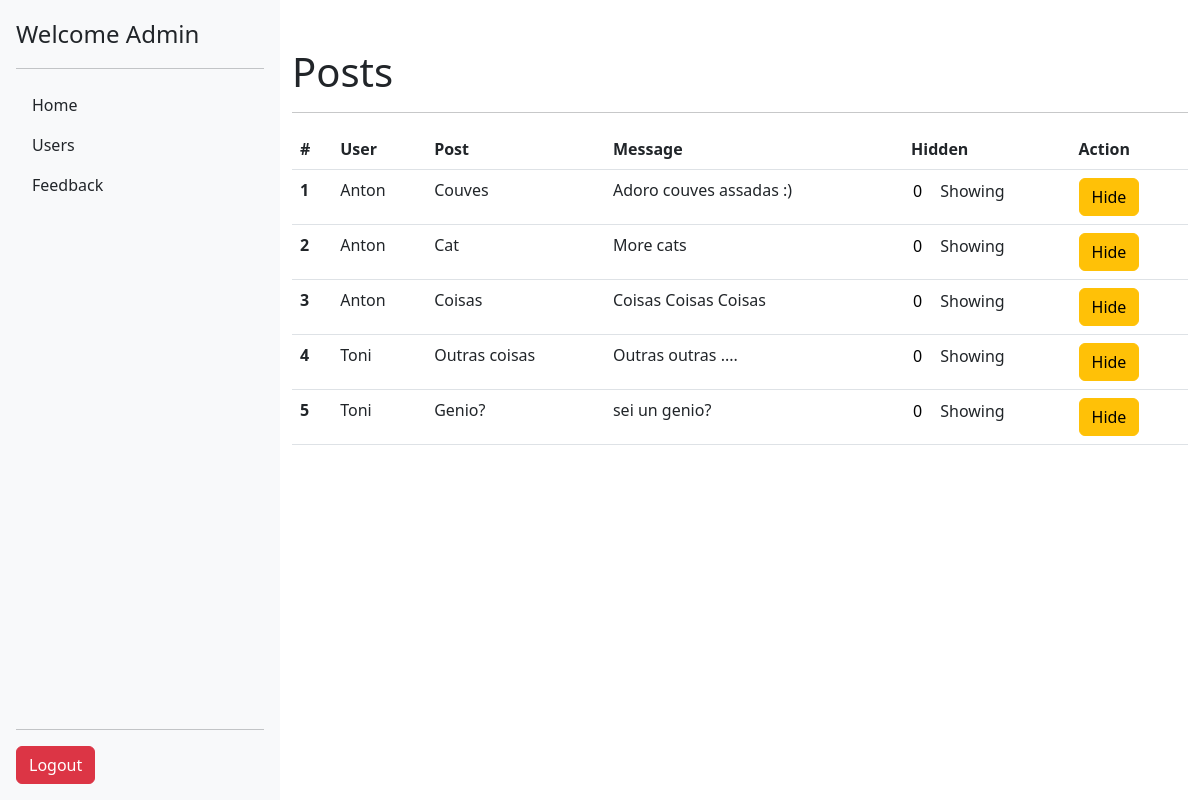
Before: /interfaces/manager/posts.php (signed in) with the older database file.
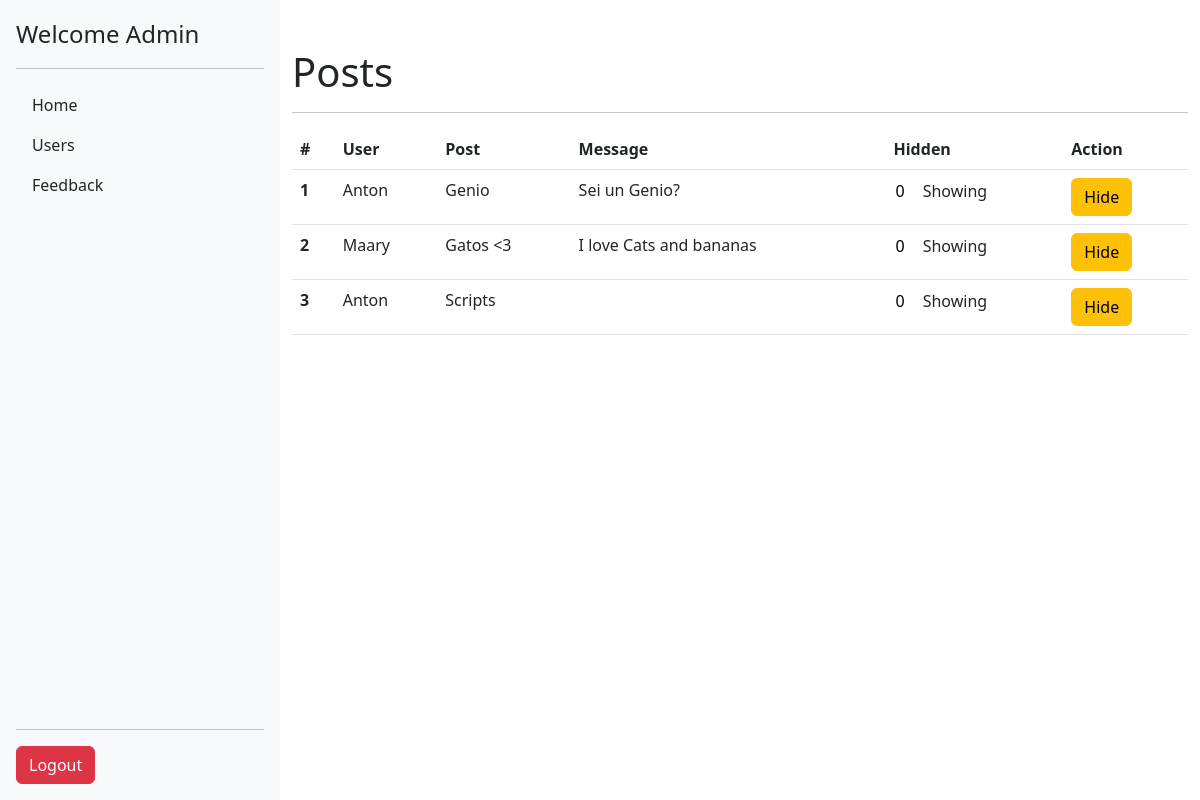
After: the same page with the newer database file.
### tables this page shows
CREATE TABLE `posts` (
  `id_post` int NOT NULL AUTO_INCREMENT,
  `title` varchar(64) DEFAULT NULL,
  `description` varchar(255) DEFAULT NULL,
  `id_user` int DEFAULT NULL,
  `hide` int DEFAULT NULL,
  PRIMARY KEY (`id_post`),
  KEY `id_user` (`id_user`),
  CONSTRAINT `posts_ibfk_1` FOREIGN KEY (`id_user`) REFERENCES `users` (`id_user`)
);

CREATE TABLE `users` (
  `id_user` int NOT NULL AUTO_INCREMENT,
  `name` varchar(255) DEFAULT NULL,
  `name_user` varchar(30) DEFAULT NULL,
  `password` varchar(22) DEFAULT NULL,
  `role` varchar(14) DEFAULT NULL,
  `status` int NOT NULL,
  PRIMARY KEY (`id_user`)
);

### interfaces/manager/posts.php (the view, shortened to what this page needs)
<?php
include('../../data/conn.php');
include('../shared/head.php');
include('../shared/sidebar.php');
$sql = "SELECT posts.*, users.* from posts inner join users on posts.id_user = users.id_user;";
$res = mysqli_query($conn, $sql);
$posts = [];
if ($row = mysqli_num_rows($res) > 0) {
	while ($row = mysqli_fetch_assoc($res)) {
		array_push($posts, $row);
	}
}
?>
<div class="container mt-5">
	<h1>Posts</h1>
	<hr>
	<table class="table">
		<thead>
			<tr>
				<th scope="col">#</th>
				<th scope="col">User</th>
				<th scope="col">Post</th>
				<th scope="col">Message</th>
				<th scope="col">Hidden</th>
				<th scope="col">Action</th>
			</tr>
		</thead>
		<tbody>
			<?php foreach ($posts as $post) : ?>
				<form action="update.php" method="post">
					<tr>
						<th scope="row"><?php echo $post['id_post'] ?></th>
						<td><?php echo $post['name_user'] ?></td>
						<td><?php echo $post['title'] ?></td>
						<td><?php echo $post['description'] ?></td>
						<td>
							<input name="post_hide" class="no-border" readonly type="text" value="<?php echo $post['hide'] ?>">
							<?php if ($post['hide'] == '0') {
								echo 'Showing';
							} else {
								echo 'Hidding';
							} ?>
						</td>
						<td>
							<button name="btn_hide" type="submit" class="btn btn-warning">Hide</button>
						</td>
					</tr>
				</form>
			<?php endforeach; ?>
		</tbody>
	</table>
</div>
<?php
include('../shared/scripts.php');
?>

Changed rows visible on the page:
removed posts: id_post "4", id_user.name_user "Toni", title "Outras coisas", description "Outras outras ....", post_hide "0", shows "Showing"
removed posts: id_post "5", id_user.name_user "Toni", title "Genio?", description "sei un genio?", post_hide "0", shows "Showing"
changed posts id 1: title "Couves" → "Genio"; description "Adoro couves assadas :)" → "Sei un Genio?"
changed posts id 2: id_user.name_user "Anton" → "Maary"; title "Cat" → "Gatos <3"; description "More cats" → "I love Cats and bananas"
changed posts id 3: title "Coisas" → "Scripts"; description "Coisas Coisas Coisas" → (not shown)
